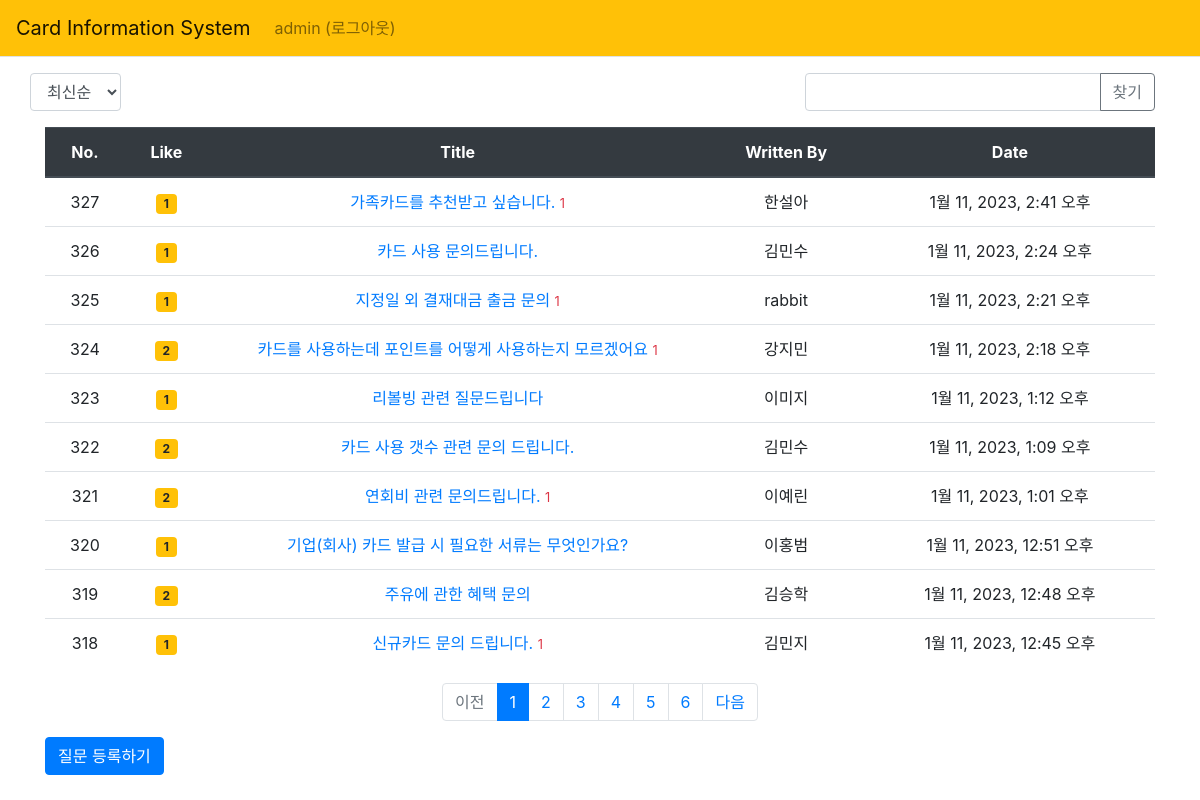
The app's page /pybo/ (signed in) with its own data.
### pybo/models.py (models this page shows, shortened)
class Question(models.Model):
    author = models.ForeignKey(User, on_delete=models.CASCADE,
                               related_name='author_question')
    subject = models.CharField(max_length=200)
    content = models.TextField()
    create_date = models.DateTimeField()
    modify_date = models.DateTimeField(null=True, blank=True)
    voter = models.ManyToManyField(User, related_name='voter_question') #voter추가

### pybo/views/base_views.py (the view, shortened to what this page needs)
# urls.py: path('', base_views.index, name='index'),  # '/' 에 해당되는 path
def index(request):
    page = request.GET.get('page', '1')  # 페이지
    kw = request.GET.get('kw', '') #검색어
    so = request.GET.get('so', 'recent') #정렬 기준
    if so == 'recommend':
        question_list = Question.objects.annotate(num_voter=Count('voter')).order_by('-num_voter', '-create_date')
    elif so == 'popular':
        question_list = Question.objects.annotate(num_answer=Count('answer')).order_by('-num_answer', '-create_date')
    else:  # recent
        question_list = Question.objects.order_by('-create_date')
    paginator = Paginator(question_list, 10)  # 페이지당 10개씩 보여주기
    page_obj = paginator.get_page(page)
    context = {'question_list': page_obj, 'page': page, 'kw': kw, 'so':so}
    return render(request, 'pybo/question_list.html', context)

### pybo/templatetags/pybo_filter.py (called while the page is built)
@register.filter
def sub(value, arg):
    return value - arg

### templates/pybo/question_list.html (shortened to what this page needs)
{% extends 'base.html' %}
{% load pybo_filter %}
{% block content %}
<div class="container my-3">
    <div class="row justify-content-between my-3">
         <div class="col--1">
            <select class="form-control so">
                <option value="recent" {% if so == 'recent' %}selected{% endif %}>최신순</option>
            </select>
        </div>
        <div class="col-4 input-group">
            <input type="text" class="form-control kw"
                   value="{{ kw|default_if_none:'' }}">
            <div class="input-group-append">
                <button class="btn btn-outline-secondary"
                        type="button" id="btn_search">찾기</button>
            </div>
        </div>
    </div>
    <table class="table">
        <thead>
        <tr class="text-center thead-dark">
            <th>No.</th>
            <th>Like</th>
            <th style="width:45%">Title</th>
            <th>Written By</th>
            <th>Date</th>
        </tr>
        </thead>
        <tbody>
        {% if question_list %}
        {% for question in question_list %}
        <tr class="text-center">
            <td>
                {{ question_list.paginator.count|sub:question_list.start_index|sub:forloop.counter0|add:1 }}
            </td>
            <td>
                {% if question.voter.all.count > 0%}
                <span class="badge badge-warning px-2 py-1">
                    {{ question.voter.all.count }}
                </span>
                {% endif %}
            </td>
            <td class="text-center">
                <a href="{% url 'pybo:detail' question.id %}">{{ question.subject }}</a>
                {% if question.answer_set.count > 0 %}
                <span class="text-danger small ml-12">{{ question.answer_set.count }}</span>
                {% endif %}
            </td>
            <td>{{ question.author.username }}</td>
            <td>{{ question.create_date }}</td>
        </tr>
        {% endfor %}
        {% else %}
        <tr>
            <td colspan="3">질문이 없습니다.</td>
        </tr>
        {% endif %}
        </tbody>
    </table>
    <ul class="pagination justify-content-center">
        {% if question_list.has_previous %}
        <li class="page-item">
            <a class="page-link" data-page="{{ question_list.previous_page_number }}" href="#">이전</a>
        </li>
        {% else %}
        <li class="page-item disabled">
            <a class="page-link" tabindex="-1" aria-disabled="true" href="#">이전</a>
        </li>
        {% endif %}
        {% for page_number in question_list.paginator.page_range %}
        {% if page_number >= question_list.number|add:-5 and page_number <= question_list.number|add:5 %}
            {% if page_number == question_list.number %}
            <li class="page-item active" aria-current="page">
                <a class="page-link" data-page="{{ page_number }}" href="#">
                    {{ page_number }}</a>
            </li>
            {% else %}
            <li class="page-item">
                <a class="page-link" data-page="{{ page_number }}" href="#">
                    {{ page_number }}</a>
            </li>
            {% endif %}
        {% endif %}
        {% endfor %}
        {% if question_list.has_next %}
        <li class="page-item">
            <a class="page-link" data-page="{{ question_list.next_page_number }}" href="#">다음</a>
        </li>
        {% else %}
        <li class="page-item disabled">
            <a class="page-link" tabindex="-1" aria-disabled="true" href="#">다음</a>
        </li>
        {% endif %}
    </ul>
    <a href="{% url 'pybo:question_create' %}" class="btn btn-primary">질문 등록하기</a>
   </div>
{% endblock %}

### templates/navbar.html (shortened to what this page needs)
<nav class="navbar navbar-expand-lg navbar-light bg-warning border-bottom">
    <a class="navbar-brand" href="{% url 'pybo:index' %}">Card Information System</a>
    <div class="collapse navbar-collapse flex-grow-0" id="navbarNav">
        <ul class="navbar-nav">
            <li class="nav-item ">
                <li class="nav-item ">
                {% if user.is_authenticated %}
                <a class="nav-link" href="{% url 'common:logout' %}">{{ user.username }} (로그아웃)</a>
                {% else %}
                <a class="nav-link" href="{% url 'common:login' %}">로그인</a>
                {% endif %}
            </li>
        </ul>
    </div>
</nav>

### records on screen
Question: paginator.count|sub "327", voter.all.count "1", subject "가족카드를 추천받고 싶습니다.", answer_set.count "1", author.username "한설아", create_date "1월 11, 2023, 2:41 오후"
Question: paginator.count|sub "326", voter.all.count "1", subject "카드 사용 문의드립니다.", author.username "김민수", create_date "1월 11, 2023, 2:24 오후"
Question: paginator.count|sub "325", voter.all.count "1", subject "지정일 외 결재대금 출금 문의", answer_set.count "1", author.username "rabbit", create_date "1월 11, 2023, 2:21 오후"
Question: paginator.count|sub "324", voter.all.count "2", subject "카드를 사용하는데 포인트를 어떻게 사용하는지 모르겠어요", answer_set.count "1", author.username "강지민", create_date "1월 11, 2023, 2:18 오후"
Question: paginator.count|sub "323", voter.all.count "1", subject "리볼빙 관련 질문드립니다", author.username "이미지", create_date "1월 11, 2023, 1:12 오후"
Question: paginator.count|sub "322", voter.all.count "2", subject "카드 사용 갯수 관련 문의 드립니다.", author.username "김민수", create_date "1월 11, 2023, 1:09 오후"
Question: paginator.count|sub "321", voter.all.count "2", subject "연회비 관련 문의드립니다.", answer_set.count "1", author.username "이예린", create_date "1월 11, 2023, 1:01 오후"
Question: paginator.count|sub "320", voter.all.count "1", subject "기업(회사) 카드 발급 시 필요한 서류는 무엇인가요?", author.username "이홍범", create_date "1월 11, 2023, 12:51 오후"
Question: paginator.count|sub "319", voter.all.count "2", subject "주유에 관한 혜택 문의", author.username "김승학", create_date "1월 11, 2023, 12:48 오후"
Question: paginator.count|sub "318", voter.all.count "1", subject "신규카드 문의 드립니다.", answer_set.count "1", author.username "김민지", create_date "1월 11, 2023, 12:45 오후"

### other values on screen
{{ user.username }} "admin"
{{ page_number }} "1"
{{ page_number }} "2" "3" "4" "5" "6"
